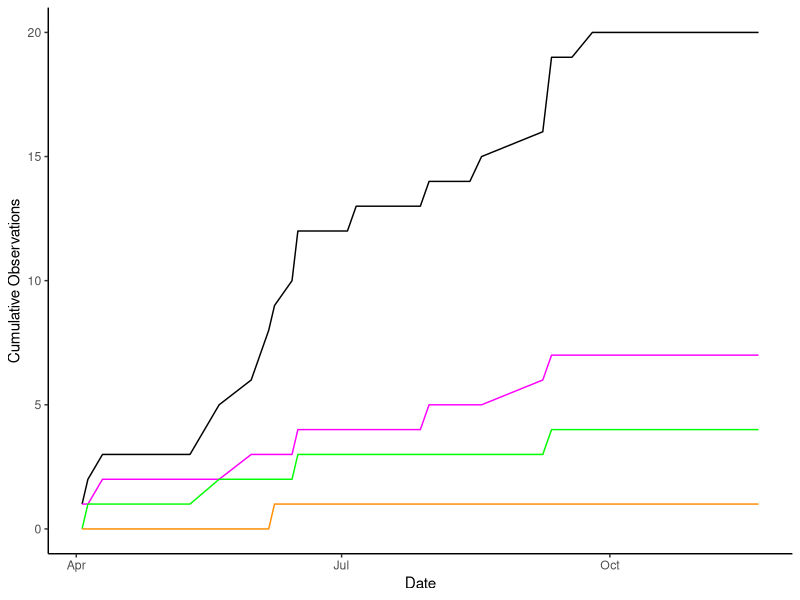
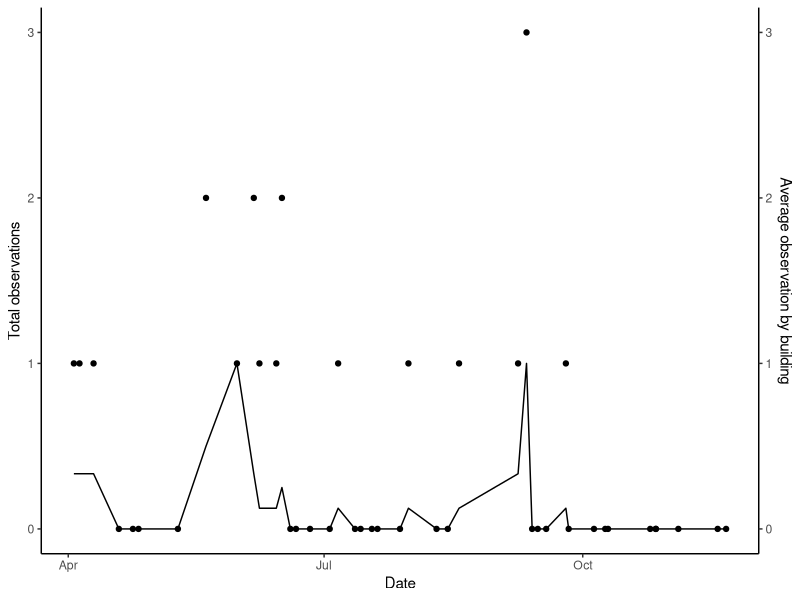
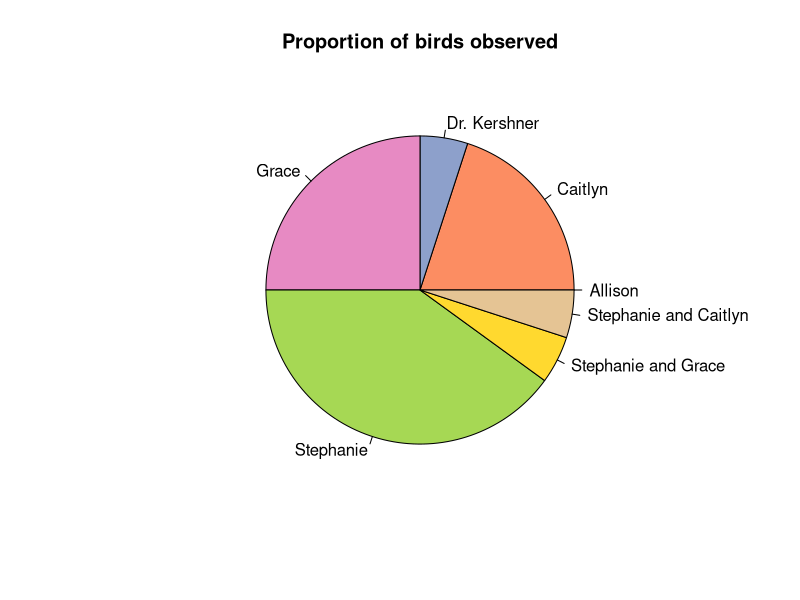
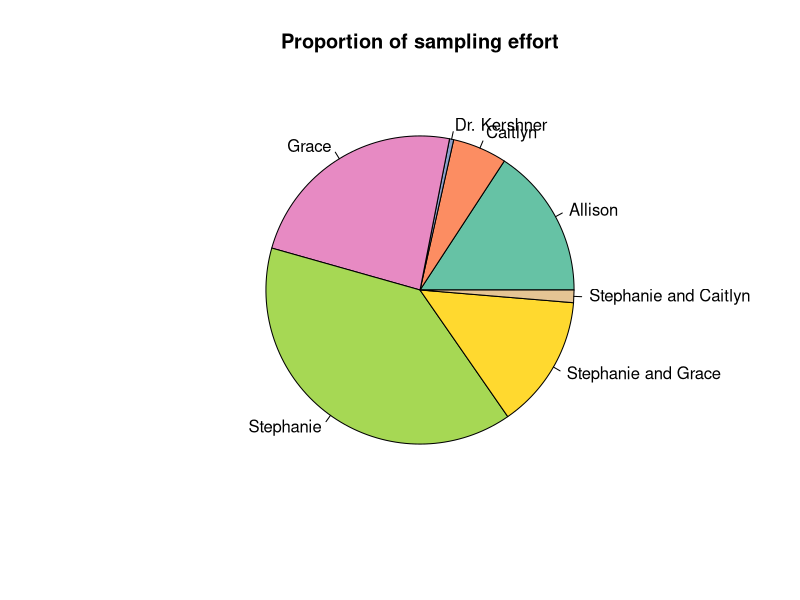
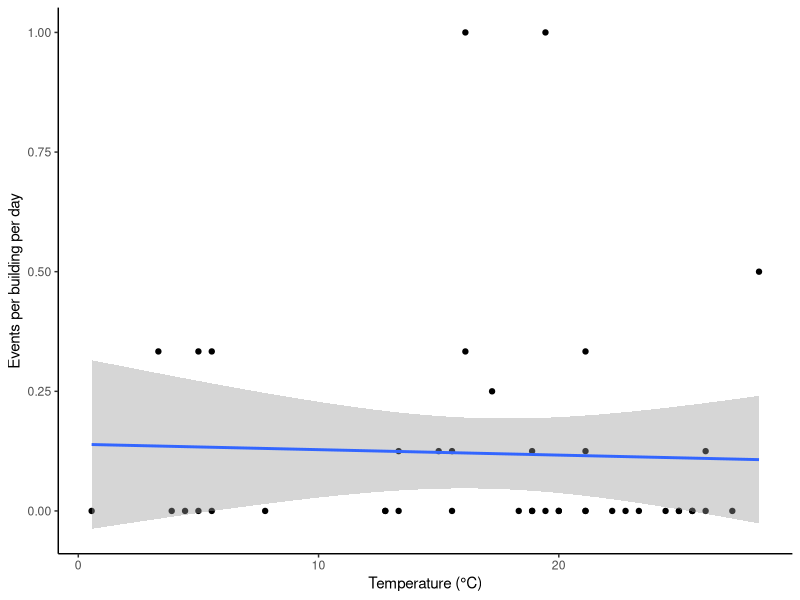

Source code (R) for these figures, in order:
#Start with Kent Survey data

kentbirds<-read.csv(file="data/kentsurvey.csv", header=TRUE, stringsAsFactors=FALSE, 
                    na.strings=c(NA, "NA","N/A","na", "n/a", "Na") )

#view how R interpreted variable names
names(kentbirds)
str(kentbirds)

######data cleaning

#get date into ISO format
library(lubridate)
kentbirds$ISOdate<-mdy(kentbirds$Date)


#clean up the yes and no data from the survey- replace yes with 1, no with 0

kentbirds[5:12]<-lapply(kentbirds[5:12], gsub, pattern="Yes", replacement=1)
kentbirds[5:12]<-lapply(kentbirds[5:12], gsub, pattern="yes", replacement=1)
kentbirds[5:12]<-lapply(kentbirds[5:12], gsub, pattern="No", replacement=0)
kentbirds[5:12]<-lapply(kentbirds[5:12], gsub, pattern="no", replacement=0)
kentbirds[5:12]<-lapply(kentbirds[5:12],as.numeric)


str(kentbirds)


#use these data to tally up the number of birds per day and observations per day

kentbirds$dailyobs<-rowSums(!is.na(kentbirds[5:12]))
kentbirds$dailytot<-rowSums(kentbirds[5:12], na.rm=T)
kentbirds$birds.per.building<-kentbirds$dailytot/kentbirds$dailyobs


#exploratory plots
library(ggplot2)
library(tidyr)
library(plyr)

#R color chart here: https://derekogle.com/NCGraphing/resources/colors

#plot cumulative observations per building
ggplot(kentbirds, aes(x=ISOdate, y=cumsum(replace_na(dailytot, 0))))+geom_line()+ 
  #all the cumulative functions require replace_na(x,0) because they choke on NAs
  geom_line(aes(x=ISOdate, y=cumsum(replace_na(Cunningham, 0))), color="magenta")+
  geom_line(aes(x=ISOdate, y=cumsum(replace_na(ISB, 0))), color="green")+
  geom_line(aes(x=ISOdate, y=cumsum(replace_na(Taylor, 0))), color="darkorange")+
  #add in all the buildings here
  theme_classic()+
  ylab("Cumulative Observations")+xlab("Date")

#raw counts by survey date. line is birds per building surveyed
ggplot(kentbirds, aes(x=ISOdate, y=dailytot))+geom_point()+ #these are the points
  geom_line(aes(x=ISOdate, y=birds.per.building))+#this is the line
  theme_classic()+
  scale_y_continuous(    # Features of the first axis
    name = "Total observations",
    # Add a second axis and specify its features
    sec.axis = sec_axis(~.*1, name="Average observation by building"))+xlab("Date")


#plot observations by observer
#when I was looking up the code for this pie chart I found this linked in the tutorial: https://www.data-to-viz.com/caveat/pie.html
#whatever, I'm doing it

observer.table<-ddply(kentbirds, "Observer.Name", summarize, birds=sum(dailytot), buildings=sum(dailyobs))
observer.table$Observer.Name<-gsub("/", " and", observer.table$Observer.Name)

library(RColorBrewer)
myPalette <- brewer.pal(7, "Set2") 

pie(observer.table$birds, labels=observer.table$Observer.Name, col=myPalette, main="Proportion of birds observed") #number of birds seen
pie(observer.table$buildings, labels=observer.table$Observer.Name, col=myPalette, main="Proportion of sampling effort") #number of buildings surveyed



#plot observations by species


#plot observations by wind


#plot observations by sun

#plot by temperature
ggplot(kentbirds, aes(x=(Temperature..F.-32)*5/9, y=birds.per.building))+geom_point()+ 
  geom_smooth(method="lm")+
  theme_classic()+
  scale_y_continuous(name = "Events per building per day")+xlab("Temperature (\u00B0C)")

#counts by vegetation rating



